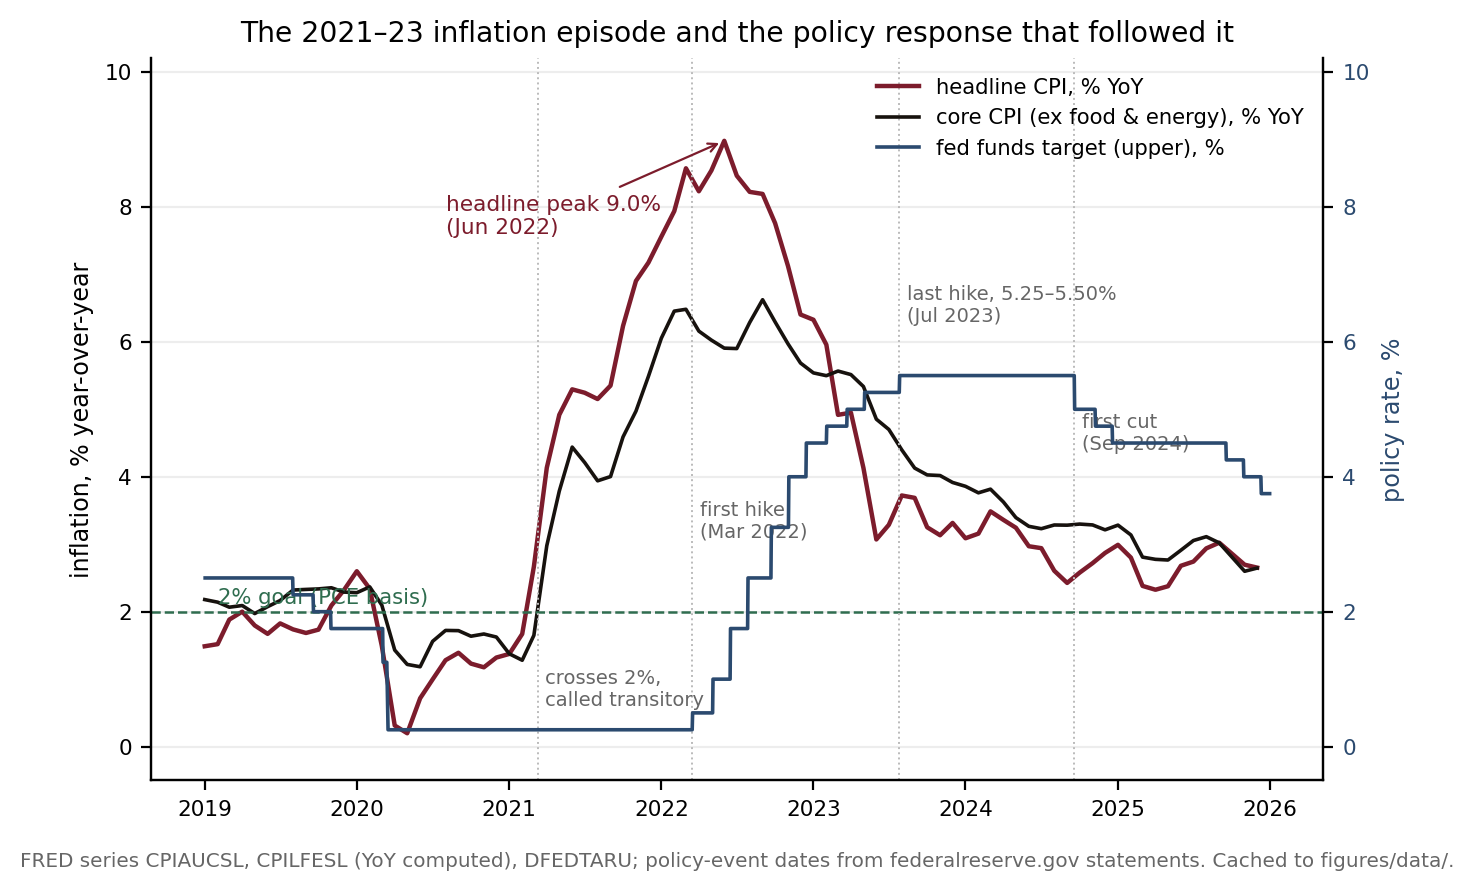

The script that saved this image:
"""
Figure 3 - The 2020-2024 inflation episode as the modern teaching case.

Free data (FRED public CSV, cached to data/):
  CPIAUCSL - headline CPI index, monthly, SA  -> YoY % computed
  CPILFESL - core CPI (ex food & energy)      -> YoY % computed
  DFEDTARU - fed funds target range, upper limit, daily % (the policy response)

Annotated dates are public-record policy events (first hike 2022-03-16, last
hike 2022-07/2023-07 cycle end 2023-07-26, first cut 2024-09-18, all from
federalreserve.gov statements); inflation turning points are computed from the
data and printed, not hand-picked.

Reproducible:
    python fig_e1_inflation_episode.py     # numpy, matplotlib; stdlib urllib/csv
"""
import os, csv, socket, urllib.request, datetime as dt
import numpy as np
import matplotlib
matplotlib.use("Agg")
import matplotlib.pyplot as plt

HERE = os.path.dirname(os.path.abspath(__file__))
DATA = os.path.join(HERE, "data")
os.makedirs(DATA, exist_ok=True)

INK, GREEN, CLARET, BLUE, GREY = "#17120e", "#2f6d4f", "#7c1c2c", "#2b4a6f", "#666"


def fred(series):
    path = os.path.join(DATA, series + ".csv")
    if not (os.path.exists(path) and os.path.getsize(path) > 0):
        try:
            socket.setdefaulttimeout(60)
            url = "https://fred.stlouisfed.org/graph/fredgraph.csv?id=" + series
            req = urllib.request.Request(url, headers={"User-Agent": "Mozilla/5.0"})
            raw = urllib.request.urlopen(req).read()
            if not raw:
                raise ValueError("empty response")
            tmp = path + ".part"
            with open(tmp, "wb") as f:
                f.write(raw)
            os.replace(tmp, path)
        except Exception as e:
            print(f"SKIPPED (offline / no cache): {os.path.basename(path)} - "
                  f"{type(e).__name__}: {e}")
            raise SystemExit(0)
    dates, vals = [], []
    with open(path) as f:
        r = csv.reader(f)
        next(r)
        for row in r:
            if len(row) < 2 or row[1] in (".", ""):
                continue
            dates.append(dt.datetime.strptime(row[0], "%Y-%m-%d"))
            vals.append(float(row[1]))
    return dates, np.array(vals)


def yoy_calendar(dates, vals):
    """Calendar-based year-over-year: compare each month with the SAME calendar
    month one year earlier, not with the 12th prior *observation*. A gap in the
    series (e.g. the un-published Oct-2025 CPI) otherwise silently shifts the
    comparison base and biases every later YoY (ERRATA / audit K9)."""
    lut = {(d.year, d.month): v for d, v in zip(dates, vals)}
    out_d, out_v = [], []
    for d, v in zip(dates, vals):
        prev = lut.get((d.year - 1, d.month))
        if prev is not None and prev != 0:
            out_d.append(d)
            out_v.append(100.0 * (v / prev - 1.0))
    return np.array(out_v), out_d


h_d, h = fred("CPIAUCSL")
c_d, c = fred("CPILFESL")
t_d, t = fred("DFEDTARU")

h_yoy, h_yd = yoy_calendar(h_d, h)
c_yoy, c_yd = yoy_calendar(c_d, c)

LO, HI = dt.datetime(2019, 1, 1), dt.datetime(2026, 1, 1)
mh = [i for i, d in enumerate(h_yd) if LO <= d < HI]
mc = [i for i, d in enumerate(c_yd) if LO <= d < HI]
mt = [i for i, d in enumerate(t_d) if LO <= d < HI]

fig, ax = plt.subplots(figsize=(7.0, 4.3))
ax.plot([h_yd[i] for i in mh], h_yoy[mh], "-", color=CLARET, lw=1.6,
        label="headline CPI, % YoY")
ax.plot([c_yd[i] for i in mc], c_yoy[mc], "-", color=INK, lw=1.3,
        label="core CPI (ex food & energy), % YoY")
ax2 = ax.twinx()
ax2.plot([t_d[i] for i in mt], t[mt], "-", color=BLUE, lw=1.3,
         label="fed funds target (upper), %")
ax.axhline(2.0, color=GREEN, lw=0.9, ls="--")
ax.annotate("2% goal (PCE basis)", xy=(dt.datetime(2019, 2, 1), 2.12),
            fontsize=7.6, color=GREEN)

# computed turning points (printed below)
ip = mh[int(np.argmax(h_yoy[mh]))]
peak_d, peak_v = h_yd[ip], h_yoy[ip]
ax.annotate(f"headline peak {peak_v:.1f}%\n({peak_d:%b %Y})",
            xy=(peak_d, peak_v), xytext=(dt.datetime(2020, 8, 1), 7.6),
            fontsize=7.8, color=CLARET,
            arrowprops=dict(arrowstyle="->", color=CLARET, lw=0.8))

events = [
    (dt.datetime(2021, 3, 10), "crosses 2%,\ncalled transitory", 0.6),
    (dt.datetime(2022, 3, 16), "first hike\n(Mar 2022)", 3.1),
    (dt.datetime(2023, 7, 26), "last hike, 5.25–5.50%\n(Jul 2023)", 6.3),
    (dt.datetime(2024, 9, 18), "first cut\n(Sep 2024)", 4.4),
]
for d, txt, y in events:
    ax.axvline(d, color="#bbb", lw=0.7, ls=":")
    ax.annotate(txt, xy=(d, y), fontsize=7.0, color=GREY, ha="left",
                xytext=(d + dt.timedelta(days=18), y))

ax.set_ylabel("inflation, % year-over-year", fontsize=8.6)
ax2.set_ylabel("policy rate, %", fontsize=8.6, color=BLUE)
ax2.tick_params(axis="y", labelcolor=BLUE, labelsize=7.8)
ax.tick_params(labelsize=7.8)
ax.set_ylim(-0.5, 10.2); ax2.set_ylim(-0.5, 10.2)
for s in ("top",):
    ax.spines[s].set_visible(False); ax2.spines[s].set_visible(False)
ax.grid(True, axis="y", alpha=0.22)
h1, l1 = ax.get_legend_handles_labels()
h2, l2 = ax2.get_legend_handles_labels()
ax.legend(h1 + h2, l1 + l2, fontsize=7.6, loc="upper right", frameon=False)
ax.set_title("The 2021–23 inflation episode and the policy response that followed it",
             fontsize=10.2)
fig.text(0.5, -0.02,
         "FRED series CPIAUCSL, CPILFESL (YoY computed), DFEDTARU; policy-event dates "
         "from federalreserve.gov statements. Cached to figures/data/.",
         ha="center", fontsize=7.2, color=GREY)
plt.tight_layout()

OUT = os.path.join(HERE, "fig_e1_inflation_episode.png")
fig.savefig(OUT, dpi=200, bbox_inches="tight")
print("wrote", OUT)

# --- printed numbers quoted in the paper -----------------------------------
print(f"headline peak {peak_v:.1f}% in {peak_d:%Y-%m}")
ic = mc[int(np.argmax(c_yoy[mc]))]
print(f"core peak {c_yoy[ic]:.1f}% in {c_yd[ic]:%Y-%m}")
cross = next(h_yd[i] for i in mh if h_yoy[i] > 2.0 and h_yd[i] >= dt.datetime(2021, 1, 1))
print(f"headline first above 2% (2021 onward): {cross:%Y-%m}")
first_hike = next(t_d[i] for i in range(1, len(t)) if t[i] > t[i - 1]
                  and t_d[i] >= dt.datetime(2021, 1, 1))
print(f"first target-range increase (from data): {first_hike:%Y-%m-%d}")
peak_rate_i = mt[int(np.argmax(t[mt]))]
print(f"target upper peak {t[peak_rate_i]:.2f}%, reached {t_d[peak_rate_i]:%Y-%m-%d}")
first_cut = next(t_d[i] for i in range(1, len(t)) if t[i] < t[i - 1]
                 and t_d[i] >= dt.datetime(2023, 8, 1))
print(f"first cut after the peak (from data): {first_cut:%Y-%m-%d}")
lag = (first_hike - cross).days / 30.44
print(f"lag from first >2% print to first hike: {lag:.0f} months")
print(f"latest: headline {h_yoy[-1]:.1f}% / core {c_yoy[-1]:.1f}% ({h_yd[-1]:%Y-%m}); "
      f"target upper {t[-1]:.2f}% ({t_d[-1]:%Y-%m-%d})")
